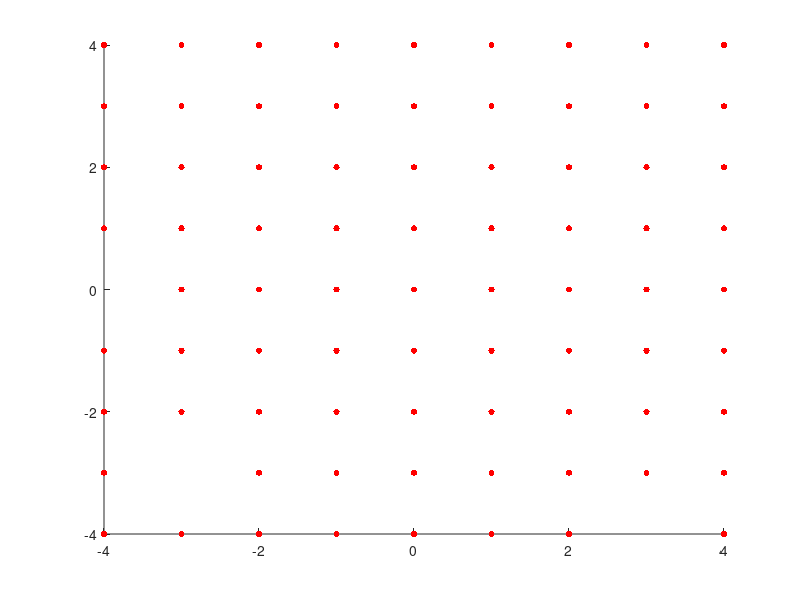

Write the MATLAB code that produced this figure.
hold on; 

xq = randi([-4, 4], 200, 1);
yq = randi([-4, 4], 200, 1);
zq = -10 - 2 * rand(200, 1);
scatter3(xq, yq, zq, 20, 'r', 'filled');
